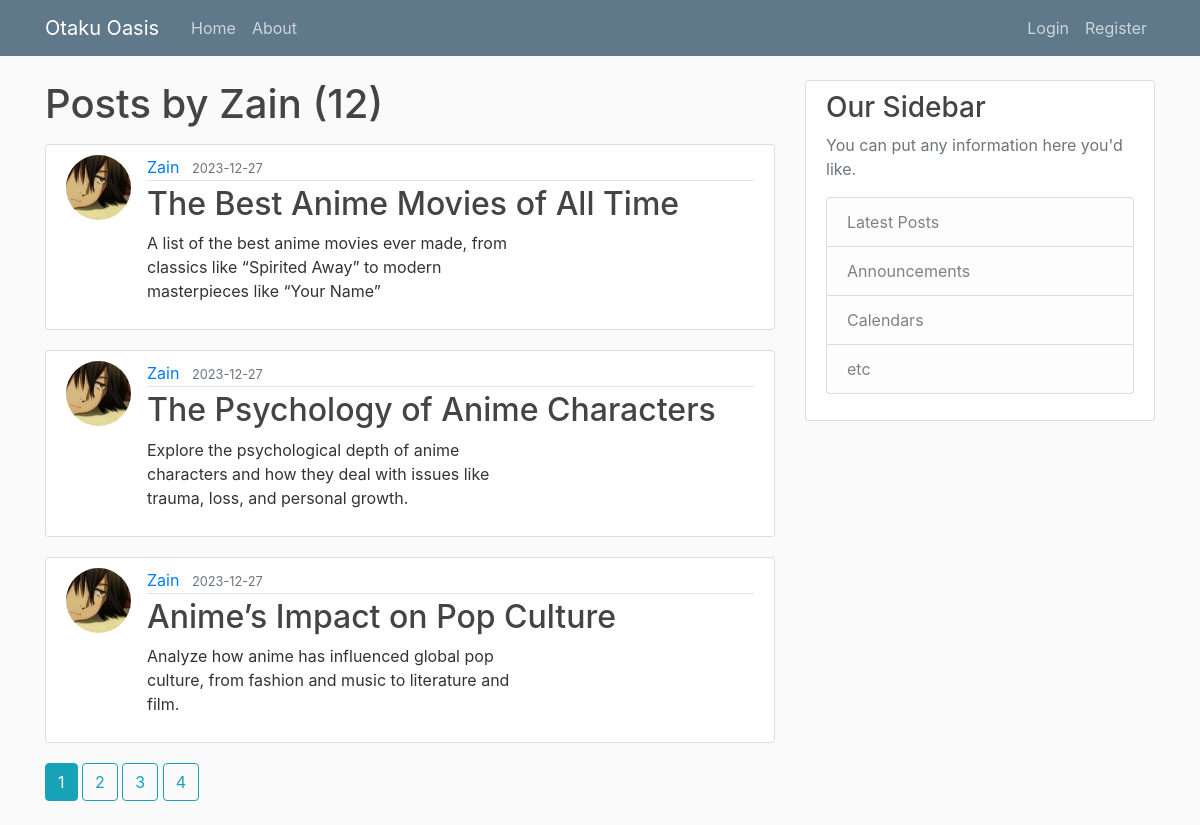
/user/Zain, run on the app's committed database.
### application/models.py (models this page shows, shortened)
class User(db.Model, UserMixin):
    id = db.Column(db.Integer, primary_key = True)
    username = db.Column(db.String(20), unique =True , nullable = False)
    email = db.Column(db.String(120), unique =True , nullable = False)
    image_file = db.Column(db.String(20), nullable = False, default = 'default.jpg')
    password = db.Column(db.String(60),  nullable = False)
    posts = db.relationship('Post', backref='author', lazy=True) # data is not loaded unless actually needed (lazy collection)

class Post(db.Model):
    id = db.Column(db.Integer, primary_key = True)
    title = db.Column(db.String(100), nullable= False)
    date_posted = db.Column(db.DateTime, nullable= False, default = datetime.utcnow) # no parenthesis cause we need the function not the time right now
    content = db.Column(db.Text, nullable=False)
    user_id = db.Column(db.Integer, db.ForeignKey('user.id'), nullable=False)

### application/users/routes.py (the view)
@users.route('/user/<string:username>')
def user_posts(username):
    page = request.args.get('page', 1, type=int)
    user = User.query.filter_by(username=username).first_or_404()
    posts = Post.query.filter_by(author=user)\
        .order_by(Post.date_posted.desc())\
        .paginate(page = page,per_page=3)
    return render_template('user_posts.html', posts=posts, user=user)

### application/templates/user_posts.html
{% extends "layout.html" %}
{% block content %}
    <h1 class="mb-3">Posts by {{ user.username }} ({{ posts.total }})</h1>
    {% for post in posts.items %}
        <article class="media content-section">
          <img class="rounded-circle article-img" src="{{ url_for('static', filename='profile_pics/' + post.author.image_file) }}">
          <div class="media-body">
            <div class="article-metadata">
              <a class="mr-2" href="{{ url_for('users.user_posts', username=post.author.username) }}">{{ post.author.username }}</a>
              <small class="text-muted">{{ post.date_posted.strftime('%Y-%m-%d') }}</small>
            </div>
            <h2><a class="article-title" href="{{ url_for('posts.post', post_id=post.id) }}">{{ post.title }}</a></h2>
            <p class="article-content-home">{{ post.content }}</p>
          </div>
        </article>
    {% endfor %}
    {% for page_num in posts.iter_pages(left_edge=1, right_edge=1, left_current=1, right_current=2) %}
      {% if page_num %}
        {% if posts.page == page_num %}
          <a class="btn btn-info mb-4" href="{{ url_for('users.user_posts', username=user.username, page=page_num) }}">{{ page_num }}</a>
        {% else %}
          <a class="btn btn-outline-info mb-4" href="{{ url_for('users.user_posts', username=user.username, page=page_num) }}">{{ page_num }}</a>
        {% endif %}
      {% else %}
        ...
      {% endif %}
    {% endfor %}
{% endblock content %}

### application/static/main.css (style rules this page uses)
body { background: #fafafa; color: #333333; margin-top: 5rem; }
h1, h2, h3, h4, h5, h6 { color: #444444; }
.content-section { background: #ffffff; padding: 10px 20px; border: 1px solid #dddddd; border-radius: 3px; margin-bottom: 20px; }
.article-title { color: #444444; }
.article-content-home { white-space: pre-line; word-wrap: break-word; display: -webkit-box; -webkit-line-clamp: 5; -webkit-box-orient: vertical; overflow-wrap: break-word; text-overflow: ellipsis; overflow: hidden; max-width: 39ch; }
.article-img { height: 65px; width: 65px; margin-right: 16px; }
.article-metadata { padding-bottom: 1px; margin-bottom: 4px; border-bottom: 1px solid #e3e3e3 }

### data on the page
User: username "Zain"
Post: image_file (picture), author.username "Zain", date_posted "2023-12-27", title "The Best Anime Movies of All Time", content "A list of the best anime movies ever made, from classics like “Spirited Away” to modern masterpieces like “Your Name”"
Post: image_file (picture), author.username "Zain", date_posted "2023-12-27", title "The Psychology of Anime Characters", content "Explore the psychological depth of anime characters and how they deal with issues like trauma, loss, and personal growth."
Post: image_file (picture), author.username "Zain", date_posted "2023-12-27", title "Anime’s Impact on Pop Culture", content "Analyze how anime has influenced global pop culture, from fashion and music to literature and film."

### other printed values
{{ posts.total }} "12"
{{ page_num }} "1"
{{ page_num }} "2" "3" "4"
